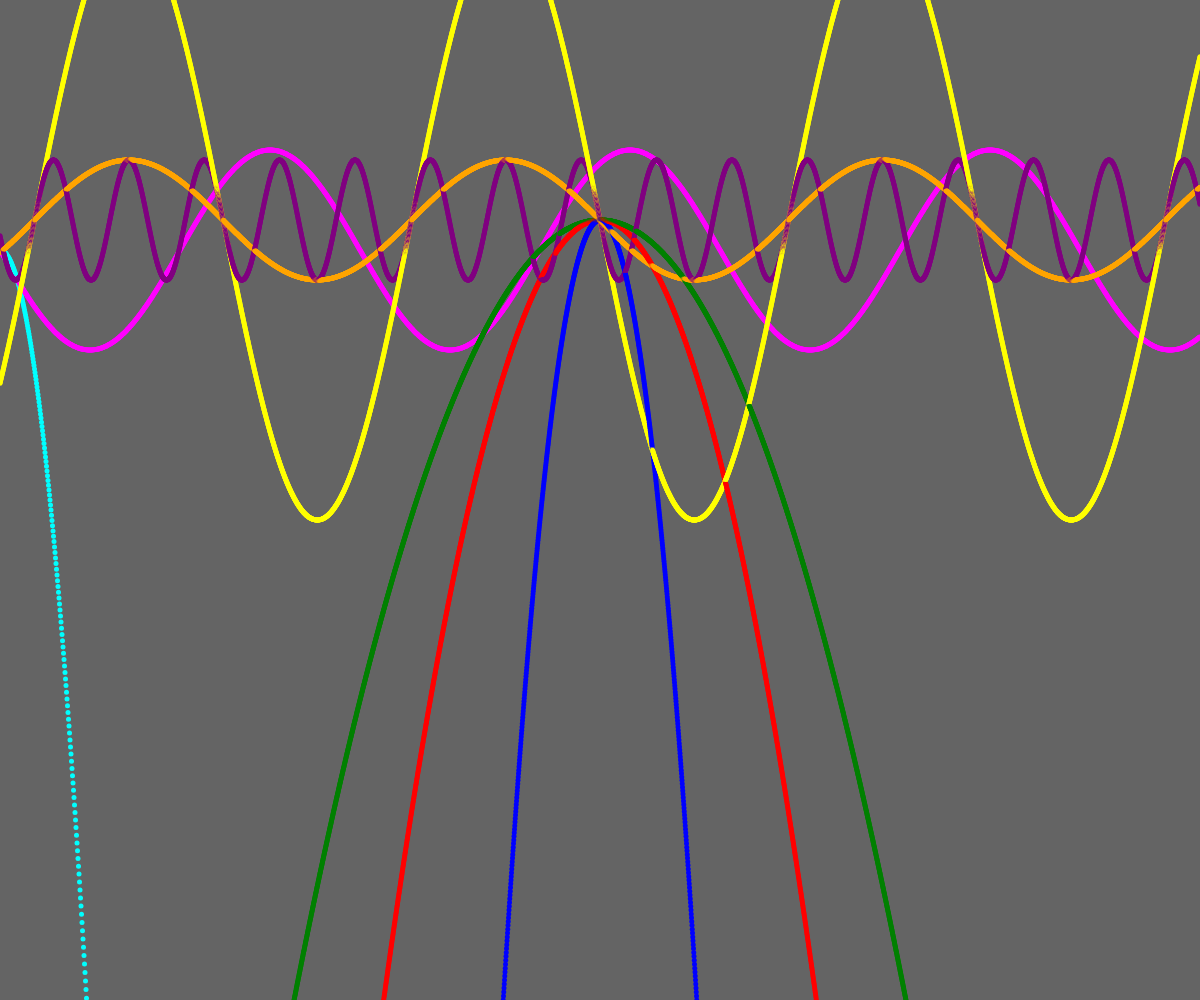
Frame 1 (no input)
Frame 60 (no input): identical to frame 1, image omitted
Frame 120 (the mouse pressed at the canvas centre since frame 60): identical to frame 1, image omitted

The p5.js sketch that drew this single still picture (run headless with seeded random() and noise() and a simulated clock; from frame 60 on, the mouse is pressed at the canvas centre):

// p5.js sketch
// ── sketch.js
let w;
let h;

let xStart = -10.0;
let xEnd   =  10.0;
let xStep;

let yStart = -2.0
let yEnd;
let yStep;

// Offset everything down a bit in screen space (pixels)
let graphDownOffset = 100;

// Calculates and puts more points for denser curves
let extraDensityMultiplier;

function setup() {
	w = windowWidth;
	h = windowHeight;
	createCanvas(w, h);
	background(100);

	// Simple and painless way of drawing 
	for (let x = 0; x < w; x += 0.5) {
		const offsetFromTop = 150;

		// Graph of function
		let y = 0.1 * (x*x);
		putPoint(x, y + offsetFromTop, 'cyan');

		// Sin wave, simply amplify it to make is visible
		const xRadian = x * (PI / 180);
		y = 100 * sin(xRadian);
		putPoint(x, y + offsetFromTop, 'magenta');
	}

	// Very painful way with creating graph and screen space infrastructure
	xStart = -10.0;
	xEnd   =  10.0;

	yEnd   = yStart + ((xEnd - xStart) * h) / w;
	
	extraDensityMultiplier = 4;
	yStep  = (yEnd - yStart) / (h * extraDensityMultiplier);
	xStep  = (xEnd - xStart) / (w * extraDensityMultiplier);
	
	for (let x = xStart; x <= xEnd; x += xStep) {
		let y = wideFunction(x);
		putPoint(getScreenXCoord(x), getScreenYCoord(y), 'green');
		
		y = midFunction(x);
		putPoint(getScreenXCoord(x), getScreenYCoord(y), 'red');
		
		y = steepFunction(x);
		putPoint(getScreenXCoord(x), getScreenYCoord(y), 'blue');
		
		y = wavyFunction(x);
		putPoint(getScreenXCoord(x), getScreenYCoord(y), 'orange');
		
		y = tallWavyFunction(x);
		putPoint(getScreenXCoord(x), getScreenYCoord(y), 'yellow');
		
		y = frequentWavyFunction(x);
		putPoint(getScreenXCoord(x), getScreenYCoord(y), 'purple');
	}
}

function wideFunction(x)         {return 0.5 * (x*x);}
function midFunction(x)          {return       (x*x);}
function steepFunction(x)        {return 5   * (x*x);}
function wavyFunction(x)         {return     sin(x);}

// Multiplying a wave will make it taller.
// Value gets bigger, it gets represented higher in y-axis.
function tallWavyFunction(x)     {return 5 * sin(x);}

// Bigger sin values are more frequent
function frequentWavyFunction(x) {return sin(5 * x);}

function draw() {
}

function getScreenXCoord(graphXCoord) {
	return (graphXCoord - xStart) / (xStep * extraDensityMultiplier);
}

function getScreenYCoord(graphYCoord) {
	return (graphYCoord - yStart) / (yStep * extraDensityMultiplier);
}

function putPoint(x, y, color) {
	noStroke();
	fill(color);
	circle(x, y + graphDownOffset, 5);
}
